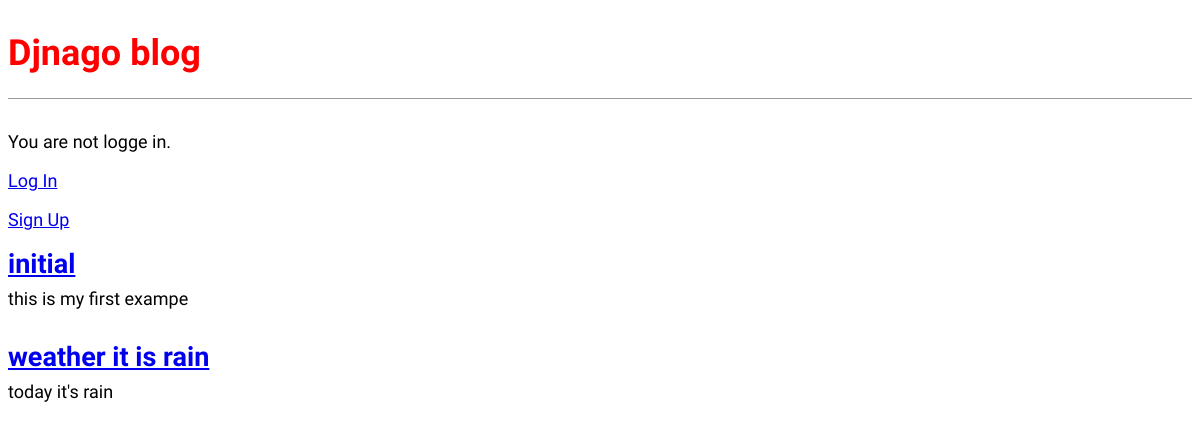
The app's page /, older data.
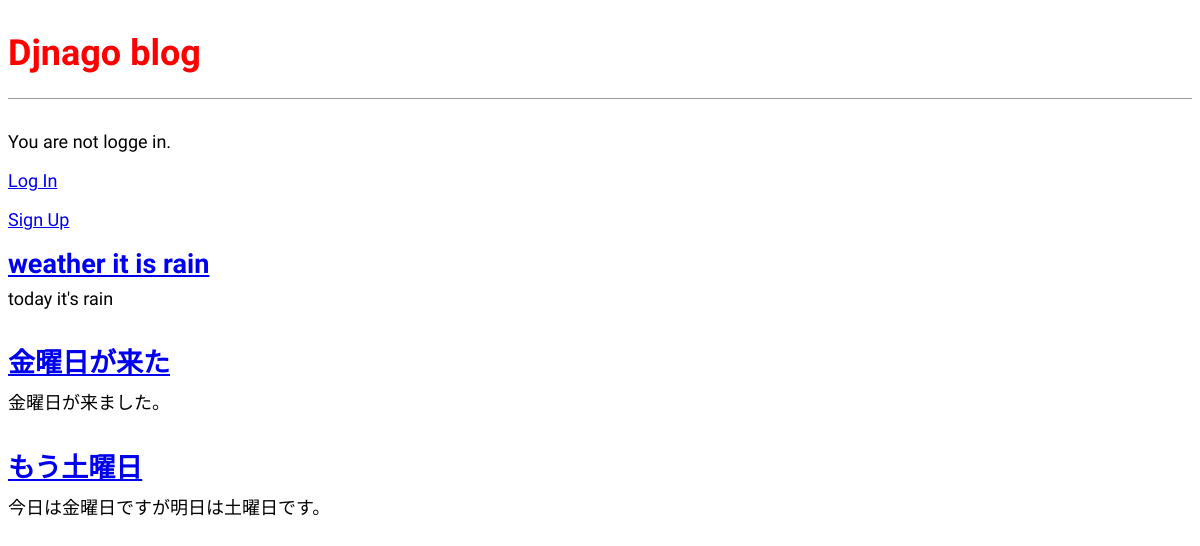
The same page, newer data.
### paper/models.py (models this page shows, shortened)
class Post(models.Model):
    title = models.CharField(max_length = 200)
    author = models.ForeignKey(
        'auth.User',
        on_delete = models.CASCADE,
    )
    body = models.TextField()

### paper/views.py (the view)
# urls.py: path('', BlogListView.as_view(), name = 'home'),
class BlogListView(ListView):
    model = Post
    template_name = 'home.html'

### templates/home.html
{% extends 'base.html' %}
{% block content %}
    {% for post in object_list %}
        <div class="post-entry">
            <h2><a href="{% url 'post_detail' post.pk %}">{{ post.title }}</a></h2>
            <p>{{ post.body }}</p>
        </div>
    {% endfor %}
{% endblock content %}

### templates/base.html (shortened to what this page needs)
{% load static %}
<html>
    <head>
        <link href ="{% static 'css/base.css' %}" rel = "stylesheet">
    </head>
    <body>
        <div>
        <header>
            <div class="nav-left">
                <h1><a href="{% url 'home' %}">Djnago blog</a></h1>
            </div>
        </header>
        {% if user.is_authenticated %}
            <p>Hi {{ user.username }}!</p>
            <p><a href="{% url 'logout' %}">Log Out</a></p>
        {% else %}
            <p>You are not logge in.</p>
            <a href="{% url 'login' %}">Log In</a>
            <p><a href="{% url 'signup' %}">Sign Up</a></p>
        {% endif %}
        {% block content %}
        {% endblock content %}
        </div>
    </body>
</html>

### static/css/base.css (style rules this page uses)
body { font-family: 'Source Sans Pro', sans-serif; font-size: 18px; }
header { border-bottom: 1px solid #999; margin-bottom: 2rem; display: flex; }
header h1 a { color: red; text-decoration: none; }
.nav-left { margtin-right: auto; }
.post-entry { margin-bottom: 2rem; }
.post-entry h2 { margin: 0.5rem 0; }
.post-entry p { margin: 0; font-weight: 400; }

Row changes from the older to the newer data that the page shows:
removed Post: title "initial", body "this is my first exampe"
added Post: title "金曜日が来た", body "金曜日が来ました。"
added Post: title "もう土曜日", body "今日は金曜日ですが明日は土曜日です。"
